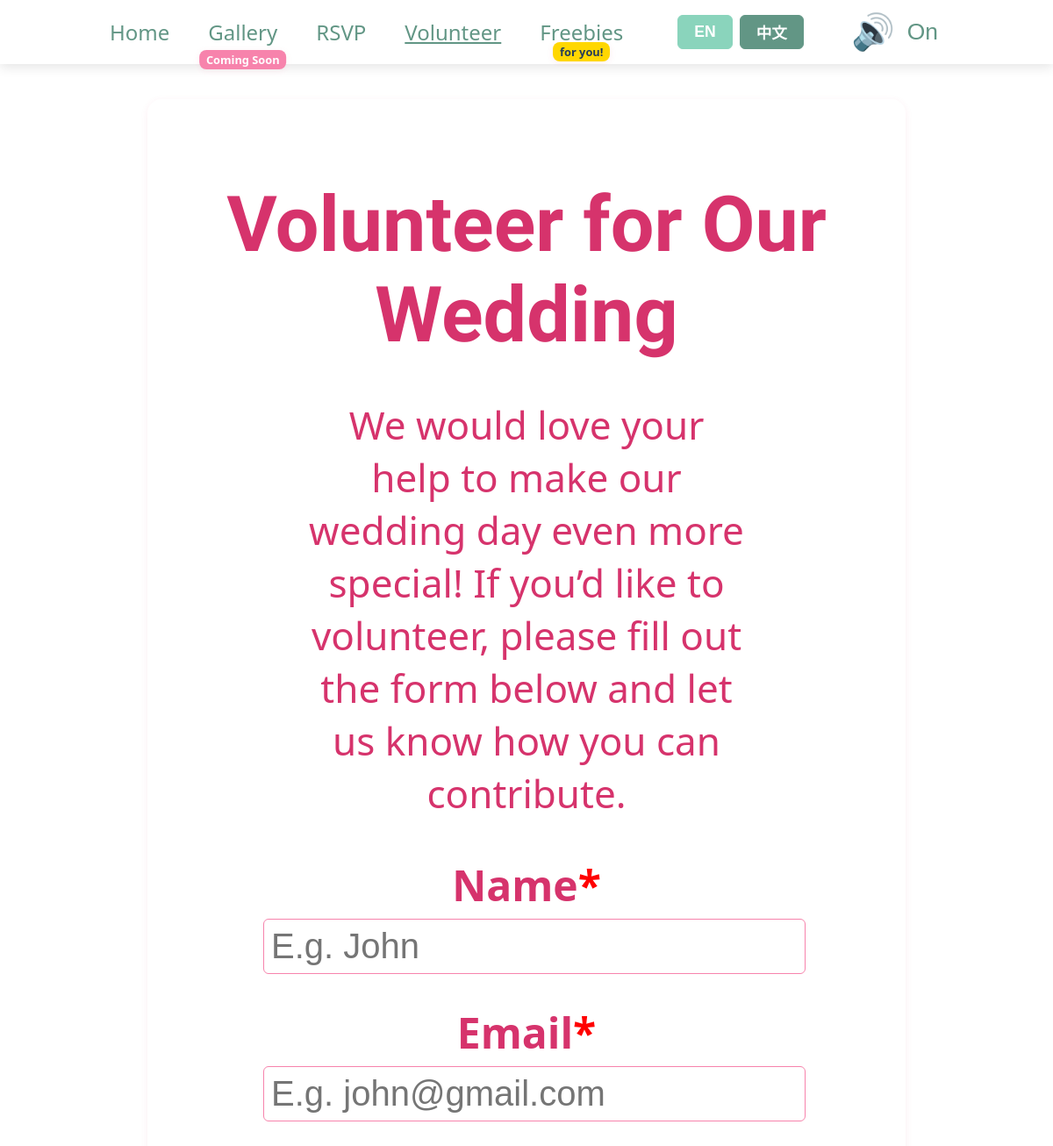
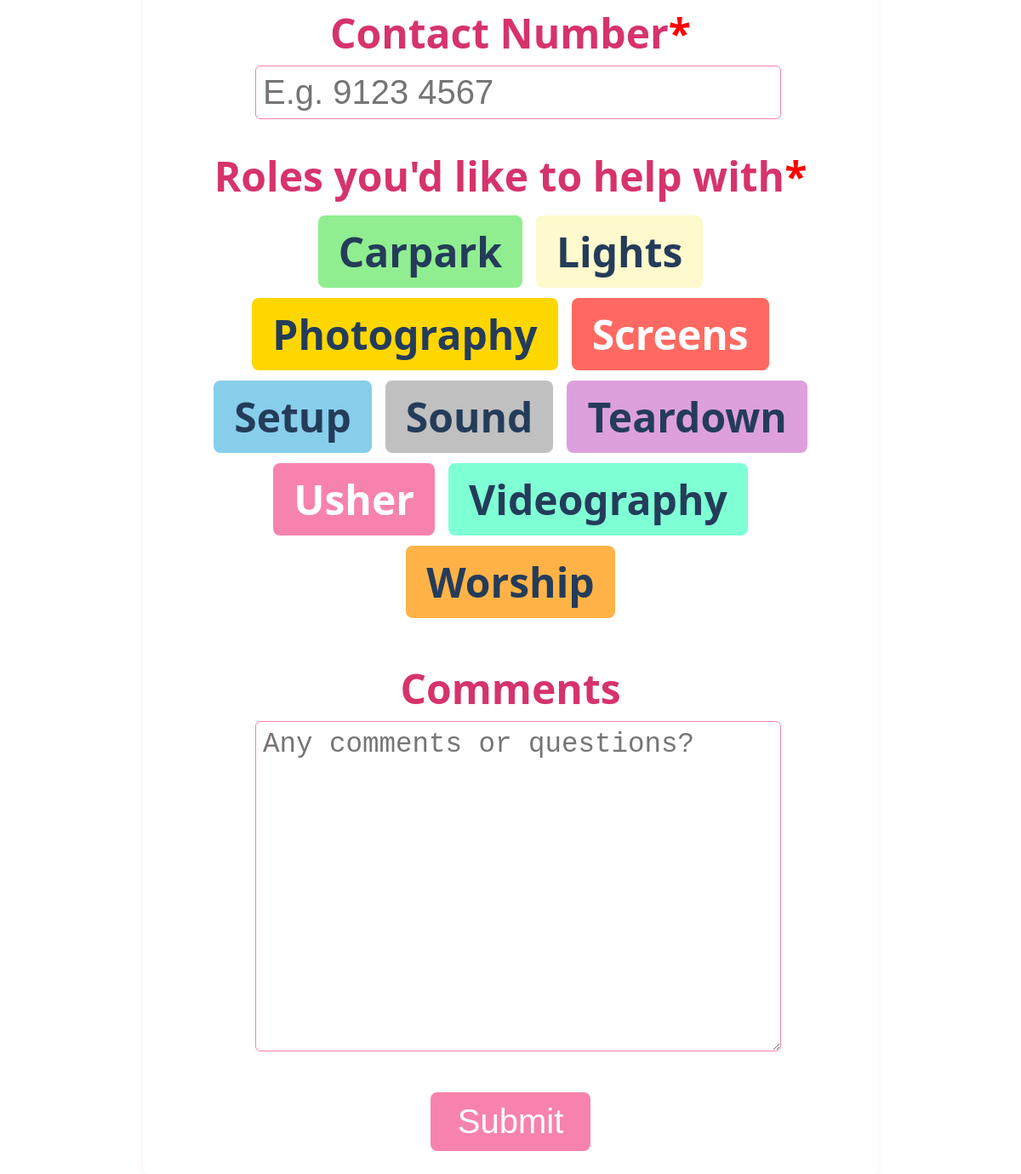
/volunteer/, run on the app's committed database (2 pictures, top to bottom).
### invitation/models.py (models this page shows, shortened)
class VolunteerRole(models.Model):
    ROLE_CHOICES = [
        ('usher', _('Usher')),
        ('photography', _('Photography')),
        ('videography', _('Videography')),
        ('worship', _('Worship')),
        ('setup', _('Setup')),
        ('teardown', _('Teardown')),
        ('carpark', _('Carpark')),
        ('screens', _('Screens')),
        ('lights', _('Lights')),
        ('sound', _('Sound')),
    ]
    name = models.CharField(max_length=20, choices=ROLE_CHOICES, unique=True)

### invitation/views.py (the view)
# urls.py: path('volunteer/', views.volunteer, name='volunteer'),
def volunteer(request):
    try:
        selected_roles = []
        roles_list = []
        try:
            roles_qs = VolunteerRole.objects.all().order_by('name')
            roles_list = [{
                'id': str(r.id),
                'label': r.get_name_display(),
                'slug': r.name.lower(),
            } for r in roles_qs]
        except Exception:
            roles_list = []
        if request.method == 'POST':
            form = VolunteerForm(request.POST)
            selected_roles = request.POST.getlist('roles')
            if form.is_valid():
                try:
                    volunteer = form.save(commit=False)
                    volunteer.save()
                    form.save_m2m()
                except Exception as e:
                    messages.error(request, 'We had a problem saving your signup. Please try again later.')
                    return render(request, 'invitation/volunteer.html', {'form': form, 'selected_roles': selected_roles, 'roles_list': roles_list})
                subject = f"New Volunteer Signup: {volunteer.name}"
                roles = ', '.join([r.name for r in volunteer.roles.all()])
                message = (
                    f"Name: {volunteer.name}\n"
                    f"Email: {volunteer.email}\n"
                    f"Contact Number: {volunteer.contact_number}\n"
                    f"Roles: {roles}\n"
                    f"Role Details: {volunteer.role_details}\n"
                    f"Comments: {volunteer.comments}\n"
                )
                try:
                    send_mail(subject, message, settings.DEFAULT_FROM_EMAIL, [settings.NOTIFICATION_EMAIL])
                except Exception as e:
                    messages.warning(request, 'Your signup was saved, but we could not send the notification email.')
                return redirect('volunteer_thanks')
            else:
                messages.error(request, 'Please correct the errors below.')
        else:
            form = VolunteerForm()
            if hasattr(form, 'initial') and 'roles' in form.initial:
                selected_roles = [str(r) for r in form.initial['roles']]
        return render(request, 'invitation/volunteer.html', {'form': form, 'selected_roles': selected_roles, 'roles_list': roles_list})
    except Exception as e:
        messages.error(request, 'Something went wrong. Please try again later.')
        form = VolunteerForm()
        return render(request, 'invitation/volunteer.html', {'form': form, 'selected_roles': [], 'roles_list': []})

### invitation/templates/invitation/volunteer.html (shortened to what this page needs)
{% extends "invitation/base.html" %}
{% load static i18n %}
{% block content %}
    <h1>{% trans "Volunteer for Our Wedding" %}</h1>
    {% if form %}
    <form method="post">
        <div style="display: flex; flex-direction: column; align-items: center; text-align: center;">
            <div style="margin-bottom: 24px; color: #d6336c; font-size: 1.1em; max-width: 500px;">
                {% trans "We would love your help to make our wedding day even more special! If you’d like to volunteer, please fill out the form below and let us know how you can contribute." %}
            </div>
            <div style="width: 100%; max-width: 600px;">
                <label style="display: block; margin: 18px 0 6px 0; font-weight: bold;">{{ form.name.label }}<span style="color:red">*</span></label>
                {{ form.name }}<br>
                <label style="display: block; margin: 18px 0 6px 0; font-weight: bold;">{{ form.email.label }}<span style="color:red">*</span></label>
                {{ form.email }}<br>
                <label style="display: block; margin: 18px 0 6px 0; font-weight: bold;">{{ form.contact_number.label }}<span style="color:red">*</span></label>
                {{ form.contact_number }}<br>
            </div>
            <label style="margin-top: 18px;">{{ form.roles.label }}<span style="color:red">*</span></label>
            <div class="role-group" style="justify-content: center;">
                {% if roles_list %}
                    {% for role in roles_list %}
                        <label>
                          <span class="role-btn {{ role.slug }}">{{ role.label }}</span>
                        </label>
                    {% endfor %}
                {% else %}
                    <div style="color:#666; font-size:0.9em;">{% trans "Roles are temporarily unavailable." %}</div>
                {% endif %}
            </div>
            <div style="width: 100%; max-width: 600px; margin-top: 20px;">
                <label for="id_comments" style="display: block; margin: 18px 0 6px 0; font-weight: bold;">{{ form.comments.label }}</label>
                {{ form.comments }}
            </div>
            <button type="submit" class="submit-btn" style="margin-top: 20px;">{% trans "Submit" %}</button>
        </div>
    </form>
    {% endif %}
{% endblock %}

### invitation/templates/invitation/base.html (shortened to what this page needs)
{% load i18n %}
<!DOCTYPE html>
<html lang="{{ request.LANGUAGE_CODE }}">
<head>
    {% load static %}
    <link rel="stylesheet" href="{% static 'style.css' %}">
</head>
<body>
    {% include 'invitation/navbar.html' %}
    <div class="container">
        {% block content %}
        {% endblock %}
    </div>
</body>
</html>

### invitation/templates/invitation/navbar.html (shortened to what this page needs)
{% load i18n static %}
{% get_current_language as LANGUAGE_CODE %}
<nav class="navbar">
    <div class="navbar-links">
        <a href="{% url 'home' %}" class="nav-link{% if request.resolver_match.url_name == 'home' %} active{% endif %}">{% trans "Home" %}</a>
        <span class="nav-item-wrapper">
            <a href="{% url 'gallery' %}" class="nav-link{% if request.resolver_match.url_name == 'gallery' %} active{% endif %}">{% trans "Gallery" %}</a>
            <span class="coming-soon">{% trans "Coming Soon" %}</span>
        </span>
        <a href="{% url 'rsvp' %}" class="nav-link{% if request.resolver_match.url_name == 'rsvp' %} active{% endif %}">{% trans "RSVP" %}</a>
        <a href="{% url 'volunteer' %}" class="nav-link{% if request.resolver_match.url_name == 'volunteer' %} active{% endif %}">{% trans "Volunteer" %}</a>
        <span style="position:relative;display:inline-block;">
            <a href="{% url 'freebies' %}" class="nav-link{% if request.resolver_match.url_name == 'freebies' %} active{% endif %}">{% trans "Freebies" %}</a>
            <span class="for-you">{% trans "for you!" %}</span>
        </span>
    </div>
    <form action="{% url 'set_language' %}" method="post" class="lang-toggle">
        <button type="submit" name="language" value="en" class="lang-btn {% if LANGUAGE_CODE == 'en' %}active{% endif %}">EN</button>
        <button type="submit" name="language" value="zh-hans" class="lang-btn {% if LANGUAGE_CODE == 'zh-hans' %}active{% endif %}">中文</button>
    </form>
    <button id="speaker-btn" data-on="true" style="background:none; border:none; margin-left:16px; cursor:pointer; font-size:1.1em; display:flex; align-items:center;">
        <span id="speaker-icon" style="font-size:2.5rem;">🔊</span>
        <span id="speaker-status" class="nav-link" style="margin-left:8px;">{% trans "On" %}</span>
    </button>
</nav>

### invitation/static/style.css (style rules this page uses)
body { background: url('background_image.png') left center repeat; color: #d6336c; font-family: 'Segoe UI', sans-serif; margin: 0; padding: 0; }
.container { max-width: 1100px; margin: 40px auto; background: #fff; border-radius: 20px; box-shadow: 0 8px 24px rgba(214,51,108,0.12); padding: 32px; text-align: center; position: relative; overflow: visible; }
h1 { color: #d6336c; font-size: 2.5em; font-family: 'Dancing Script', cursive !important; font-weight: 700 !important; }
.navbar { width: 100%; background: rgba(255,255,255,0.8); backdrop-filter: blur(10px); box-shadow: 0 4px 12px rgba(0,0,0,0.1); display: flex; justify-content: center; align-items: center; gap: 32px; padding: 12px 0; position: sticky; top: 0; z-index: 10; }
.navbar-links { display: flex; align-items: center; gap: 2em; }
.nav-link { color: #629685; text-decoration: none; font-weight: 500; font-size: 1.5em; padding: 3px 6px; border-radius: 4px; transition: background 0.2s, color 0.2s; }
.nav-link.active { text-decoration: underline; color: #629685; }
.nav-item-wrapper { position: relative; display: inline-block; }
.coming-soon { position: absolute; top: 100%; left: 0; right: 0; background: #f783ac; color: #fff; font-size: 0.8em; padding: 2px 8px; border-radius: 8px; font-weight: bold; box-shadow: 0 2px 8px rgba(214,51,108,0.08); pointer-events: none; width: max-content; }
.for-you { position: absolute; top: 28px; left: 0; right: 0; margin: 0 auto; background: gold; color: #243c5a; font-size: 0.8em; padding: 2px 8px; border-radius: 8px; font-weight: bold; box-shadow: 0 2px 8px rgba(214,51,108,0.08); pointer-events: none; width: max-content; }
.lang-toggle { display: flex; gap: 8px; margin-left: 24px; }
.lang-btn { background: #629685; color: #fff; border: 1.5px solid #629685; border-radius: 6px; padding: 6px 18px; font-size: 1.1em; font-weight: bold; cursor: pointer; transition: background 0.2s, color 0.2s, border 0.2s; }
.lang-btn.active, .lang-btn:hover { background: #8AD4BC; color: #fff; border: 1.5px solid #8AD4BC; }
#speaker-btn { background: none; border: none; margin-left: 16px; cursor: pointer; font-size: 1.3em; display: flex; align-items: center; }
#speaker-icon { font-size: 2.5rem; }
#speaker-status { margin-left: 8px; }

### invitation/templates/invitation/volunteer.html (style rules this page uses)
.container { max-width: 800px; width: 95%; margin: 40px auto; border-radius: 16px; box-shadow: 0 2px 8px rgba(214,51,108,0.08); padding: 32px; text-align: center; font-size: 2.5em; }
h1 { color: #d6336c; font-size: 2.2em; margin-bottom: 0.5em; }
label { display: block; margin: 18px 0 6px 0; font-weight: bold; font-size: 1.2em; }
input, textarea { width: 100%; padding: 8px; border-radius: 6px; border: 1px solid #f783ac; margin-bottom: 16px; font-size: 1em; }
.coming-soon { position: absolute; top: 100%; left: 50%; transform: translateX(-50%); margin-top: 4px; background: #f783ac; color: #fff; font-size: 0.8em; padding: 2px 8px; border-radius: 8px; font-weight: bold; box-shadow: 0 2px 8px rgba(214,51,108,0.08); pointer-events: none; width: max-content; }
.nav-item-wrapper { position: relative; display: inline-block; }
.role-group { display: flex; flex-wrap: wrap; justify-content: center; gap: 8px; margin-bottom: 16px; }
.role-btn { border: none; border-radius: 8px; padding: 10px 24px; margin: 4px; font-size: 1em; cursor: pointer; font-weight: bold; transition: box-shadow 0.2s; }
.role-btn.usher { background: #f783ac; color: #fff; }
.role-btn.photography { background: #ffd700; color: #243c5a; }
.role-btn.videography { background: #7fffd4; color: #243c5a; }
.role-btn.worship { background: #ffb347; color: #243c5a; }
.role-btn.setup { background: #87ceeb; color: #243c5a; }
.role-btn.teardown { background: #dda0dd; color: #243c5a; }
.role-btn.carpark { background: #90ee90; color: #243c5a; }
.role-btn.screens { background: #ff6961; color: #fff; }
.role-btn.lights { background: #fffacd; color: #243c5a; }
.role-btn.sound { background: #c0c0c0; color: #243c5a; }
.submit-btn { background: #f783ac; color: #fff; border: none; padding: 12px 32px; border-radius: 8px; font-size: 1em; cursor: pointer; text-decoration: none; transition: background 0.2s; }

### data on the page
VolunteerRole: label "Carpark"
VolunteerRole: label "Lights"
VolunteerRole: label "Photography"
VolunteerRole: label "Screens"
VolunteerRole: label "Setup"
VolunteerRole: label "Sound"
VolunteerRole: label "Teardown"
VolunteerRole: label "Usher"
VolunteerRole: label "Videography"
VolunteerRole: label "Worship"
